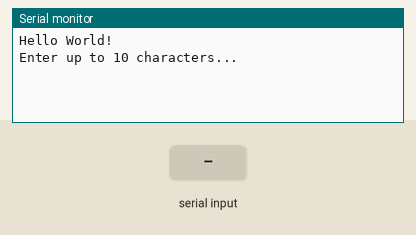
Simulated run of this sketch. Board: Arduino Uno, built with avr-gcc and run on an emulated ATmega328P. Shown: the last lines printed to the serial monitor. Inputs (shaded band) come from the test bench.

Above: at 1.2 s.
1.3 s: "1" received over Serial
At 2.2 s:
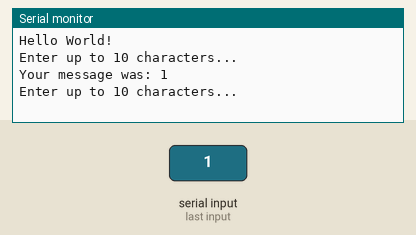
2.9 s: "0" received over Serial
At 3.4 s:
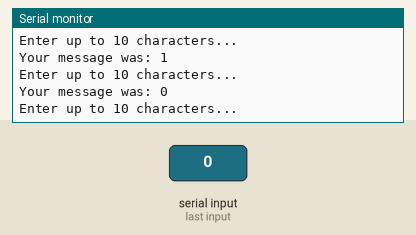
4.4 s: "2" received over Serial
At 5.8 s:
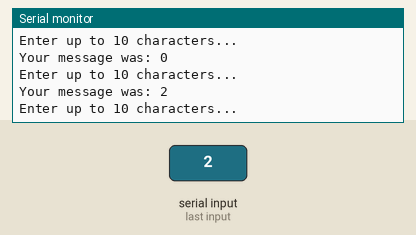

The sketch:

ChatBot.ino
```cpp
void setup() {
  Serial.begin(9600);
  Serial.println("Hello World!");
}
char buffer[12];
void loop() {
  Serial.println("Enter up to 10 characters...");
  while (!Serial.available() > 0) {
    delay(100);
  }
  for (int i = 0; i < 12; i++) {
    buffer[i] = '\0';
  }
  int idx = 0;
  while (Serial.available()&& idx < 12) {
    buffer[idx] = Serial.read();
    idx++;
  }
  buffer[11] = '\0';
  Serial.print("Your message was: ");
  Serial.println(buffer);
}
```

Measured:
- after the input at 1.3 s, the serial monitor: prints a new line after 0.10 s (image 1)
- after the input at 2.9 s, the serial monitor: prints a new line at once (image 2)
- after the input at 4.4 s, the serial monitor: prints a new line at once (image 3)
